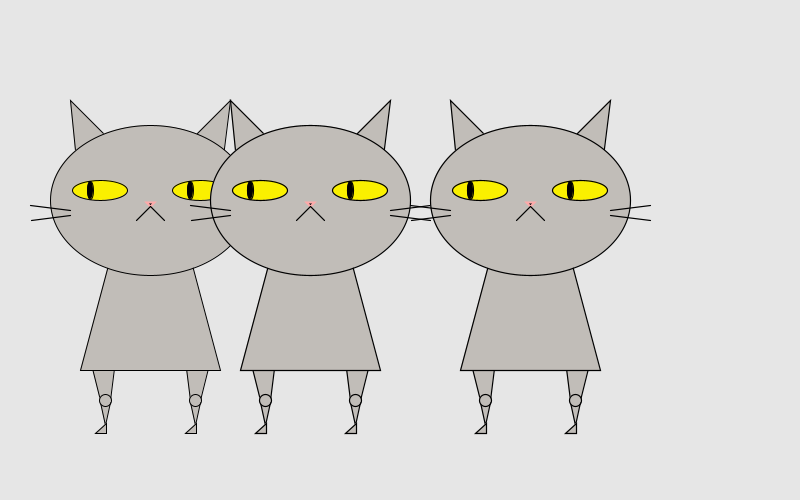
Frame 1 (no input)
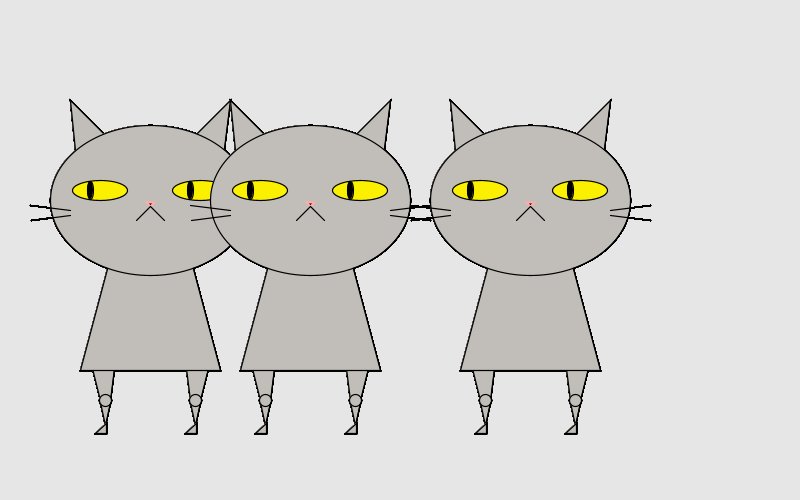
Frame 60 (the mouse pressed at the canvas centre just before this capture)
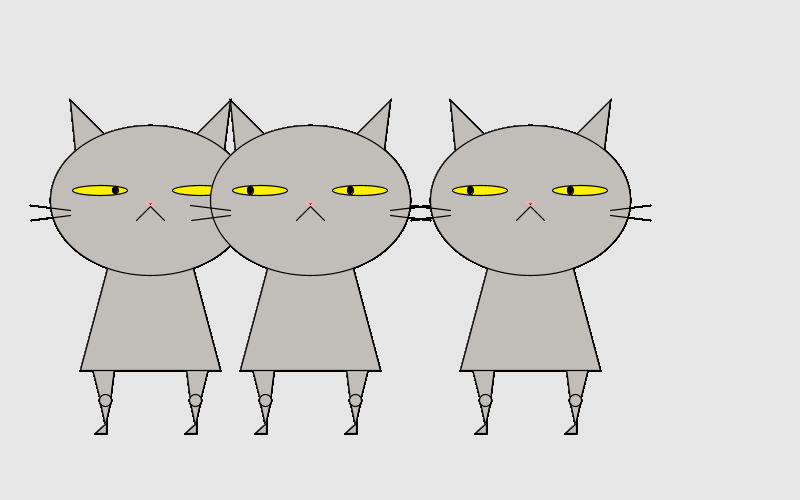
Frame 120 (the mouse held since frame 60 and released just before this capture)

The Processing sketch that drew these frames (run headless with seeded random() and noise(); from frame 60 on, the mouse is pressed at the canvas centre):

// Processing sketch: processing_136059
// ── processing_136059.pde



void setup() {
  size(800, 500);
  background(230);
  smooth();
}

void draw() {

  
 drawCat(20, 55, -100);
  drawCat(10, 55, 60);
  drawCat(20, 55, 280);
  
}

void drawCat(int k, int l, float moveX) { //draws cat

if(mousePressed == true) {
    k = 10;
  }
  else if(mousePressed == false) {
    k = 20;
  }
  
  /*if (millis() >= 0) {
   moveX -= 1; 
  }*/
    
  fill(193, 189, 184);
  triangle(170 + moveX, 100, 250 + moveX, 180, 180 + moveX, 200); //left ear
  triangle(330 + moveX, 100, 250 + moveX, 180, 320 + moveX, 180); // right ear
  quad(190 + moveX, 360, 215 + moveX, 360, 210 + moveX, 400, 200 + moveX, 400); //left leg
  quad(310 + moveX, 360, 285 + moveX, 360, 290 + moveX, 400, 300 + moveX, 400); //right leg
  triangle(210 + moveX, 402, 200 + moveX, 402, 205 + moveX, 425); //left calf
  triangle(290 + moveX, 402, 300 + moveX, 402, 295 + moveX, 425); //right calf
  triangle(206 + moveX, 423, 195 + moveX, 433, 206 + moveX, 433);
  triangle(296 + moveX, 423, 285 + moveX, 433, 296 + moveX, 433); // right foot
  //noStroke();
  ellipse(205 + moveX, 400, 12, 12); //left knee
  ellipse(295 + moveX, 400, 12, 12); //right knee
  //stroke(0,0,0);
  quad(220 + moveX, 220, 280 + moveX, 220, 320 + moveX, 370, 180 + moveX, 370); //torso
  ellipse(250 + moveX, 200, 200, 150); //head
  fill(250, 240, 0);
  ellipse(200 + moveX, 190, l, k); //left eye
  ellipse(300 + moveX, 190, l, k); //right eye
  fill(0, 0, 0);
  /*for(int j = 188; j < width/2; //need to figure out how to move the eyes
   for(mouseX < (width/2)){
   for(mouseX > 188){
   int j = mouseX;
   }
   }
   */
  if (mouseX <= width/2 - 25 + moveX) {
    ellipse(190 + moveX, 190, 6, k-2); //left pupil originall
    ellipse(290 + moveX, 190, 6, k-2); //right pupil
  }
  else if (mouseX >= width/2 +25 + moveX) {
    ellipse(215 + moveX, 190, 6, k-3); //left pupil originall
    ellipse(315 + moveX, 190, 6, k-3);
  }
  else {
    ellipse(205 + moveX, 190, 6, k-2);
    ellipse(305 + moveX, 190, 6, k-2);
  }
  /*else if (mouseX > k/2 - 25) {
    if (mouseX < k/2 +25) {
      ellipse(205, 190, 6, i-2);
      ellipse(305, 190, 6, i-2);
    }
  }
  */
  
  if(keyPressed){
    noStroke();
    fill(242, 159, 159, 100);
    ellipse(185 + moveX, 215, 35, 25);
    ellipse(315 + moveX, 215, 35, 25);
    //ellipse(250, 200, 200, 150); //head
  }


  strokeWeight(2);
  stroke(254, 170, 170);
  triangle(246 + moveX, 202, 254 + moveX, 202, 250 + moveX, 206);
  strokeWeight(1.2);
  stroke(0, 0, 0);
  line(250 + moveX, 206, 236 + moveX, 220); //mouthleft
  line(250 + moveX, 206, 264 + moveX, 220); //mouthright
  line(170 + moveX, 210, 130 + moveX, 205); //whisker upper left
  line(170 + moveX, 215, 131 + moveX, 220); //whisker lower left
  line(330 + moveX, 210, 370 + moveX, 205); //whisker upper right
  line(330 + moveX, 215, 370 + moveX, 220); //whisker lower right
}
